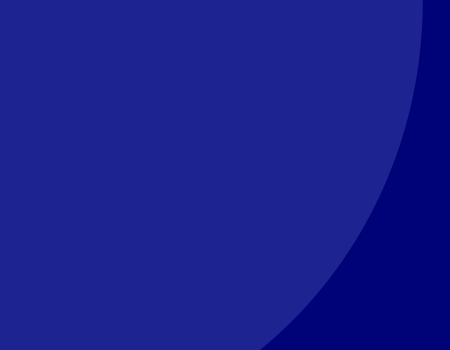
Frame 1 (no input)
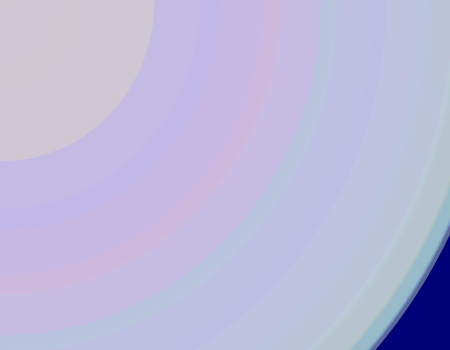
Frame 60 (the mouse pressed at the canvas centre just before this capture)
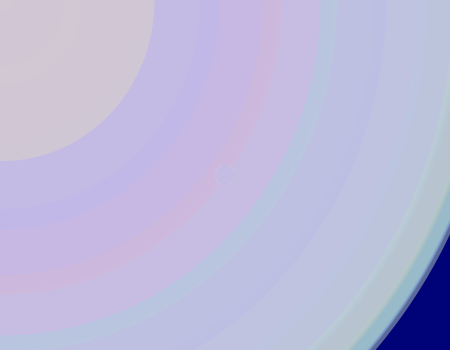
Frame 120 (the mouse held since frame 60 and released just before this capture)

The Processing sketch that drew these frames (run headless with seeded random() and noise(); from frame 60 on, the mouse is pressed at the canvas centre):

// Processing sketch: processing_152719
// ── processing_152719.pde

int counter;

void setup() {  //setup function called initially, only once
  size(450, 350);
  background(888);  //set background white
  colorMode(HSB);   //set colors to Hue, Saturation, Brightness mode
  counter = 0;
}

void draw() {  //draw function loops 
  counter++;
  noStroke();
  fill(random(255),100,255,50);
  
  if(mousePressed == true) { //add some interaction
    ellipse(mouseX, mouseY, 20, 20);
  }
  else {
    ellipse(width/200, height/222, 1000*sin(counter), 1050*sin(counter));
  }
}
